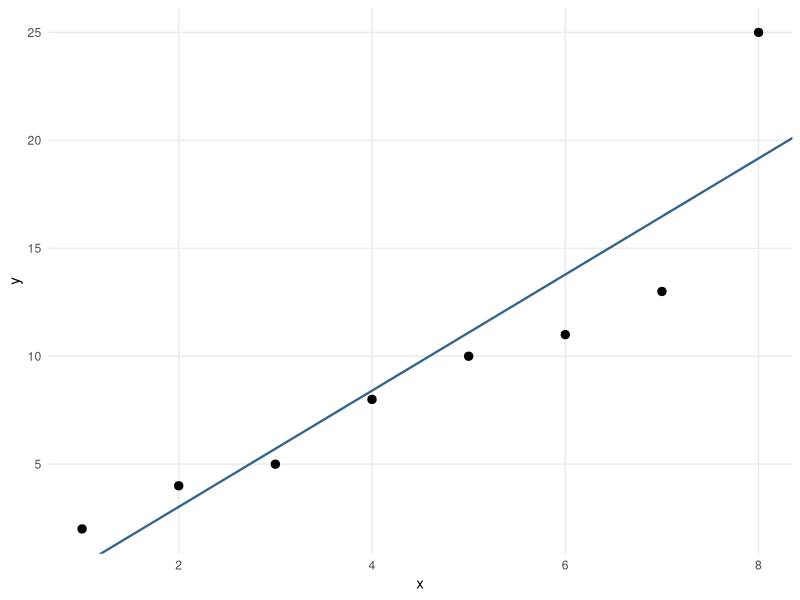

Reproduce this figure in R. (Note: this script raises an error after producing the figure.)
## ---- chunk 1
library(ggplot2)
theme_set(theme_minimal(base_size = 11) +
            theme(legend.position = "bottom",
              panel.grid.minor = element_blank()))

x <- 1:8
y <- c(2, 4, 5, 8, 10, 11, 13, 25)

dat <- data.frame(x = x, y = y)
fit <- lm(y ~ x, data = dat)
summary(fit)
## ---- chunk 2
#| label: fig-diagnostic-scatterplot
#| fig-cap: "Eight observations and the fitted line. The observation at x = 8 motivates a closer look at residuals and influence."
ggplot(dat, aes(x, y)) +
  geom_point(size = 2.5) +
  geom_abline(intercept = coef(fit)[1], slope = coef(fit)[2],
              colour = "steelblue4", linewidth = 0.8) +
  labs(x = "x", y = "y")
## ---- chunk 3
#| label: fig-08-diagnostics-fit
#| fig-cap: "Diagnostic plots for the eight-observation example. The observation labels identify large Cook's distances."
#| fig-width: 7
#| fig-height: 5.6
lm_diagnostics(fit)
## ---- chunk 4
data.frame(
  fitted = fitted(fit),
  residual = resid(fit),
  std_resid = rstandard(fit),
  stud_resid = rstudent(fit),
  leverage = hatvalues(fit),
  cooks_d = cooks.distance(fit)
)
## ---- chunk 5
which(abs(rstudent(fit)) > 2)
which(hatvalues(fit) > 2 * length(coef(fit)) / nrow(dat))
which(cooks.distance(fit) > 4 / nrow(dat))
## ---- chunk 6
#| label: fig-08-diagnostics-fit2
#| fig-cap: "Diagnostics for simulated errors whose variance increases with x."
#| fig-width: 7
#| fig-height: 5.6
set.seed(8561)
x2 <- seq(1, 20, by = 1)
y2 <- 5 + 2 * x2 + rnorm(length(x2), sd = x2 / 3)

dat2 <- data.frame(x = x2, y = y2)
fit2 <- lm(y ~ x, data = dat2)

lm_diagnostics(fit2)
## ---- chunk 7
#| label: fig-08-diagnostics-fit3
#| fig-cap: "Diagnostics when a straight-line mean is fitted to data with curvature."
#| fig-width: 7
#| fig-height: 5.6
set.seed(8561)
x3 <- seq(-3, 3, length.out = 40)
y3 <- 2 + x3 + 1.5 * x3^2 + rnorm(length(x3), sd = 1)

dat3 <- data.frame(x = x3, y = y3)
fit3 <- lm(y ~ x, data = dat3)

lm_diagnostics(fit3)
## ---- chunk 8
fit3_quad <- lm(y ~ x + I(x^2), data = dat3)
anova(fit3, fit3_quad)
summary(fit3_quad)
